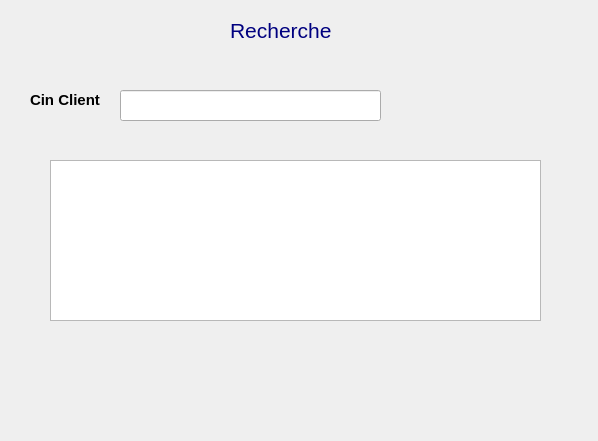
<?xml version="1.0" encoding="UTF-8"?>
<ui version="4.0">
 <class>recherche_client</class>
 <widget class="QDialog" name="recherche_client">
  <property name="geometry">
   <rect>
    <x>0</x>
    <y>0</y>
    <width>598</width>
    <height>441</height>
   </rect>
  </property>
  <property name="windowTitle">
   <string>Recherche</string>
  </property>
  <widget class="QPushButton" name="recherchePB">
   <property name="geometry">
    <rect>
     <x>450</x>
     <y>80</y>
     <width>61</width>
     <height>41</height>
    </rect>
   </property>
   <property name="text">
    <string/>
   </property>
   <property name="icon">
    <iconset resource="Images.qrc">
     <normaloff>:/icon/Icon/156.png</normaloff>:/icon/Icon/156.png</iconset>
   </property>
   <property name="iconSize">
    <size>
     <width>30</width>
     <height>30</height>
    </size>
   </property>
   <property name="flat">
    <bool>true</bool>
   </property>
  </widget>
  <widget class="QLabel" name="comRechLB">
   <property name="geometry">
    <rect>
     <x>30</x>
     <y>90</y>
     <width>81</width>
     <height>21</height>
    </rect>
   </property>
   <property name="text">
    <string>&lt;!DOCTYPE HTML PUBLIC &quot;-//W3C//DTD HTML 4.0//EN&quot; &quot;http://www.w3.org/TR/REC-html40/strict.dtd&quot;&gt;
&lt;html&gt;&lt;head&gt;&lt;meta name=&quot;qrichtext&quot; content=&quot;1&quot; /&gt;&lt;style type=&quot;text/css&quot;&gt;
p, li { white-space: pre-wrap; }
&lt;/style&gt;&lt;/head&gt;&lt;body style=&quot; font-family:'MS Shell Dlg 2'; font-size:8.25pt; font-weight:400; font-style:normal;&quot;&gt;
&lt;p style=&quot; margin-top:0px; margin-bottom:0px; margin-left:0px; margin-right:0px; -qt-block-indent:0; text-indent:0px;&quot;&gt;&lt;span style=&quot; font-size:11pt; font-weight:600;&quot;&gt;Cin Client&lt;/span&gt;&lt;/p&gt;&lt;/body&gt;&lt;/html&gt;</string>
   </property>
  </widget>
  <widget class="QLineEdit" name="comRechLE">
   <property name="geometry">
    <rect>
     <x>120</x>
     <y>90</y>
     <width>261</width>
     <height>31</height>
    </rect>
   </property>
  </widget>
  <widget class="QTableView" name="rechercheView">
   <property name="geometry">
    <rect>
     <x>50</x>
     <y>160</y>
     <width>491</width>
     <height>161</height>
    </rect>
   </property>
  </widget>
  <widget class="QPushButton" name="retourPB">
   <property name="geometry">
    <rect>
     <x>20</x>
     <y>340</y>
     <width>71</width>
     <height>31</height>
    </rect>
   </property>
   <property name="text">
    <string/>
   </property>
   <property name="icon">
    <iconset resource="Images.qrc">
     <normaloff>:/icon/Icon/28.png</normaloff>:/icon/Icon/28.png</iconset>
   </property>
   <property name="iconSize">
    <size>
     <width>30</width>
     <height>30</height>
    </size>
   </property>
   <property name="flat">
    <bool>true</bool>
   </property>
  </widget>
  <widget class="QLabel" name="label">
   <property name="geometry">
    <rect>
     <x>230</x>
     <y>10</y>
     <width>101</width>
     <height>41</height>
    </rect>
   </property>
   <property name="text">
    <string>&lt;!DOCTYPE HTML PUBLIC &quot;-//W3C//DTD HTML 4.0//EN&quot; &quot;http://www.w3.org/TR/REC-html40/strict.dtd&quot;&gt;
&lt;html&gt;&lt;head&gt;&lt;meta name=&quot;qrichtext&quot; content=&quot;1&quot; /&gt;&lt;style type=&quot;text/css&quot;&gt;
p, li { white-space: pre-wrap; }
&lt;/style&gt;&lt;/head&gt;&lt;body style=&quot; font-family:'MS Shell Dlg 2'; font-size:8.25pt; font-weight:400; font-style:normal;&quot;&gt;
&lt;p style=&quot; margin-top:0px; margin-bottom:0px; margin-left:0px; margin-right:0px; -qt-block-indent:0; text-indent:0px;&quot;&gt;&lt;span style=&quot; font-size:16pt; color:#00007f;&quot;&gt;Recherche&lt;/span&gt;&lt;/p&gt;&lt;/body&gt;&lt;/html&gt;</string>
   </property>
  </widget>
  <widget class="QLabel" name="label_2">
   <property name="geometry">
    <rect>
     <x>0</x>
     <y>-30</y>
     <width>611</width>
     <height>491</height>
    </rect>
   </property>
   <property name="text">
    <string/>
   </property>
   <property name="pixmap">
    <pixmap resource="Images.qrc">:/Arriere/images/interfacesupp.jpg</pixmap>
   </property>
  </widget>
  <zorder>label_2</zorder>
  <zorder>recherchePB</zorder>
  <zorder>comRechLB</zorder>
  <zorder>comRechLE</zorder>
  <zorder>rechercheView</zorder>
  <zorder>retourPB</zorder>
  <zorder>label</zorder>
 </widget>
 <resources>
  <include location="Images.qrc"/>
 </resources>
 <connections/>
</ui>
